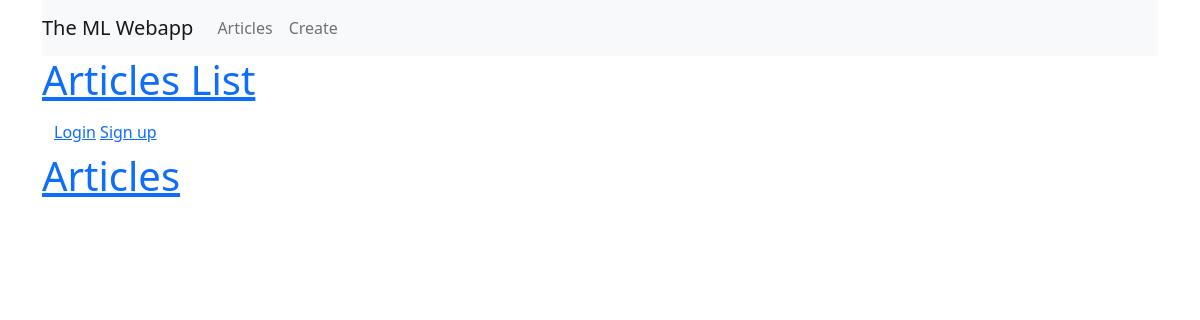
The page /articles/ on the database as committed earlier.
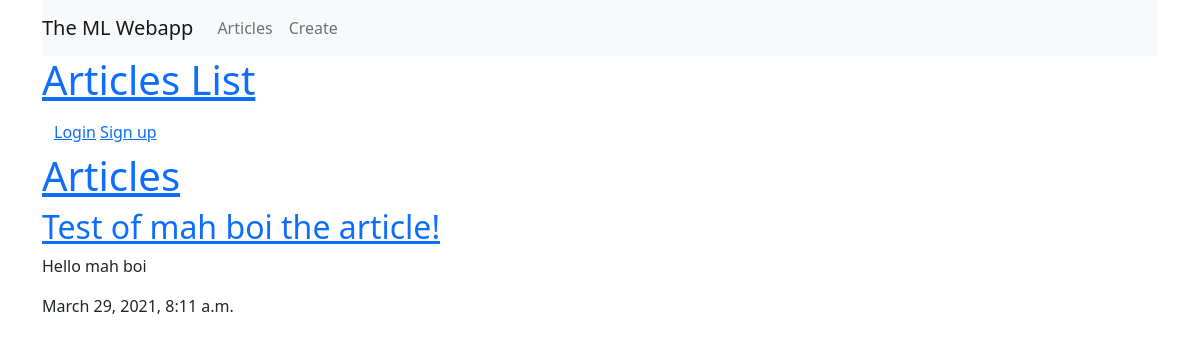
The same page on the database as committed later.
### articles/models.py (models this page shows, shortened)
class Article(models.Model):
    title = models.CharField(max_length=100)
    slug = models.SlugField()
    body = models.TextField()
    date = models.DateTimeField(auto_now_add=True)
    thumb = models.ImageField(default='default.jpg', blank=True)
    author = models.ForeignKey(User, default=None, on_delete=models.DO_NOTHING)
    def snippet(self):
        snippet = self.body[:50]
        if len(self.body) > 50:
            snippet += " ..."
        return snippet

### articles/views.py (the view)
def article_list(request):
    articles = Article.objects.all().order_by('date') # use name of field in Article
    data = {'articles': articles}
    return render(request, 'articles/article_list.html', data)

### articles/templates/articles/article_list.html
{% extends 'base_layout.html' %}
{% block content %}
    <h1><a href="{% url 'home' %}">Articles</a></h1>
    <div class="articles">
        {% for article in articles%}
            <div class="article">
                <h2> <a href="{% url 'articles:detail' article.slug %}"> {{ article.title }} </a></h2>
                <p> {{ article.snippet }} </p>
                <p> {{ article.date }} </p>
            </div>
        {% endfor %}
    </div>
{% endblock %}

### templates/base_layout.html (shortened to what this page needs)
{% load static %}
<!DOCTYPE html>
<html>
    <head>
        {% load static %}
        <link rel="stylesheet" href="{% static 'css/bootstrap.min.css' %}">
        <link rel="stylesheet" href="{% static 'css/bootstrap.css' %}">
    </head>
    <body>
        <div class="container">
            <nav class="navbar navbar-expand-md navbar-light bg-light">
                <a class="navbar-brand" href="{% url 'home' %}">The ML Webapp</a>
                <div class="collapse navbar-collapse" id="navbarSupportedContent">
                    <ul class="navbar-nav mr-auto">
                    <li class="nav-item active">
                        <a class="nav-link" href="{% url 'articles:list' %}">Articles</a>
                    </li>
                    <li class="nav-item">
                        <a class="nav-link" href="{% url 'articles:create' %}">Create</a>
                    </li>
                    </ul>
                </div>
            </nav>
        </div>
        <div class="container">
            <h1><a href="{% url 'articles:list' %}">Articles List</a></h1>
            <nav class="navbar navbar-default navbar-static-top">
                <div class="container">
                    <ul class="nav navbar-nav">
                        {% if user.is_authenticated %}
                        <li>
                            <form class="logout-link" action="{% url 'accounts:logout' %}" method="post">
                                {% csrf_token %}
                                <button class="btn btn-primary" type="submit">Logout</button>
                            </form>
                        </li>
                        <li>
                            <a href="{% url 'articles:create' %}">New Article</a>
                        </li>
                        {% else %}
                        <li>
                            <a href="{% url 'accounts:login' %}">Login</a>
                            <a href="{% url 'accounts:signup' %}">Sign up</a>
                        </li>
                        {% endif %}
                    </ul>
                </div>
            </nav>
        </div>
        <div class="container">
            {% block content %}
            {% endblock %}
        </div>
    </body>
</html>

Rows that differ between the two databases and show on the page:
added Article: title "Test of mah boi the article!", snippet "Hello mah boi", date "March 29, 2021, 8:11 a.m."
